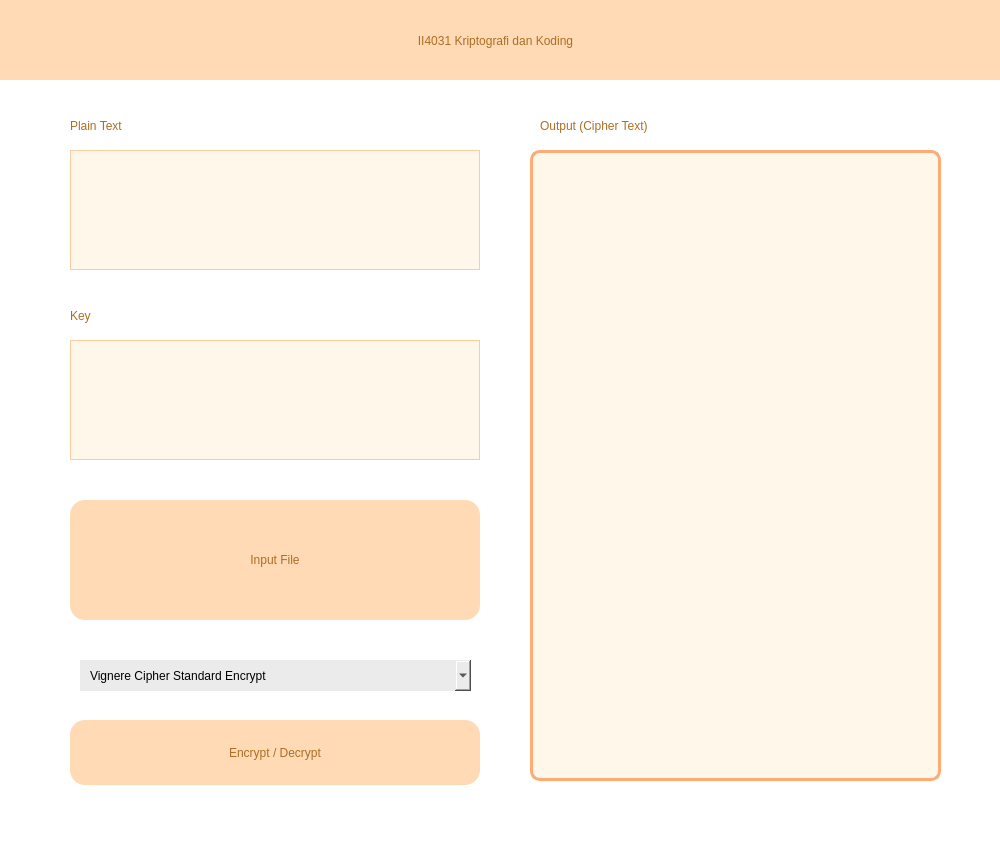
<?xml version="1.0" encoding="UTF-8"?>
<ui version="4.0">
 <class>MainWindow</class>
 <widget class="QMainWindow" name="MainWindow">
  <property name="geometry">
   <rect>
    <x>0</x>
    <y>0</y>
    <width>1000</width>
    <height>850</height>
   </rect>
  </property>
  <property name="windowTitle">
   <string>MainWindow</string>
  </property>
  <property name="styleSheet">
   <string notr="true">background-color: #ffffff</string>
  </property>
  <widget class="QWidget" name="centralwidget">
   <widget class="QPlainTextEdit" name="outputTextArea">
    <property name="geometry">
     <rect>
      <x>530</x>
      <y>150</y>
      <width>411</width>
      <height>631</height>
     </rect>
    </property>
    <property name="styleSheet">
     <string notr="true">QPlainTextEdit{
	border: 3px solid #ffac74;
	border-radius: 10px; 
	color: #ac6e23;
	background-color: #fff7ea;
	padding-left: 5px;
	font: 14pt &quot;MS Shell Dlg 2&quot;;
}
</string>
    </property>
    <property name="plainText">
     <string/>
    </property>
   </widget>
   <widget class="QLabel" name="label_3">
    <property name="geometry">
     <rect>
      <x>540</x>
      <y>110</y>
      <width>251</width>
      <height>31</height>
     </rect>
    </property>
    <property name="styleSheet">
     <string notr="true">color: #ac6e23;
font: 550 14pt &quot;MS Shell Dlg 2&quot;;</string>
    </property>
    <property name="text">
     <string>Output (Cipher Text)</string>
    </property>
   </widget>
   <widget class="QWidget" name="widget" native="true">
    <property name="geometry">
     <rect>
      <x>0</x>
      <y>0</y>
      <width>1000</width>
      <height>80</height>
     </rect>
    </property>
    <property name="styleSheet">
     <string notr="true">QWidget{
	background-color: #ffdab5;
}
</string>
    </property>
    <widget class="QLabel" name="label">
     <property name="geometry">
      <rect>
       <x>280</x>
       <y>20</y>
       <width>431</width>
       <height>41</height>
      </rect>
     </property>
     <property name="styleSheet">
      <string notr="true">color: #ac6e23;
font: 500 18pt &quot;MS Shell Dlg 2&quot;;</string>
     </property>
     <property name="text">
      <string>II4031 Kriptografi dan Koding</string>
     </property>
     <property name="alignment">
      <set>Qt::AlignCenter</set>
     </property>
    </widget>
   </widget>
   <widget class="QPlainTextEdit" name="inputText">
    <property name="geometry">
     <rect>
      <x>70</x>
      <y>150</y>
      <width>410</width>
      <height>120</height>
     </rect>
    </property>
    <property name="styleSheet">
     <string notr="true">QPlainTextEdit{
	font: 10pt &quot;MS Shell Dlg 2&quot;;
	border: 1px solid #ffcca0;
	color: #ac6e23;
	background-color: #fff7ea;
	padding: 10px;
}

QPlainTextEdit:hover {
	border: 3px solid #ffac74;
}
</string>
    </property>
    <property name="plainText">
     <string/>
    </property>
   </widget>
   <widget class="QPushButton" name="inputFileButton">
    <property name="geometry">
     <rect>
      <x>70</x>
      <y>500</y>
      <width>410</width>
      <height>120</height>
     </rect>
    </property>
    <property name="autoFillBackground">
     <bool>false</bool>
    </property>
    <property name="styleSheet">
     <string notr="true">QPushButton {
	font: 500 20pt &quot;MS Shell Dlg 2&quot;;
	border: #ac6e23;
	border-left 2px solid transparent;
	border-radius: 15px; 
	background-color: #ffdab5;
	color: #ac6e23;
}

QPushButton:hover {
	background-color: #ffac74;
}

QPushButton:pressed {
	background-color: #e69b69;
	color: #fff;
}
</string>
    </property>
    <property name="text">
     <string>Input File</string>
    </property>
   </widget>
   <widget class="QComboBox" name="cipherAlgorithmComboBox">
    <property name="geometry">
     <rect>
      <x>80</x>
      <y>660</y>
      <width>391</width>
      <height>31</height>
     </rect>
    </property>
    <property name="styleSheet">
     <string notr="true">QComboBox{
	background-color: #ebebeb;
	font: 75 10pt &quot;MS Shell Dlg 2&quot;;
	padding-left: 10px;
	border: none;
}
</string>
    </property>
    <item>
     <property name="text">
      <string>Vignere Cipher Standard Encrypt</string>
     </property>
    </item>
    <item>
     <property name="text">
      <string>Vignere Cipher Standard Decrypt</string>
     </property>
    </item>
    <item>
     <property name="text">
      <string>Full Vignere Cipher Encrypt</string>
     </property>
    </item>
    <item>
     <property name="text">
      <string>Full Vignere Cipher Decrypt</string>
     </property>
    </item>
    <item>
     <property name="text">
      <string>Auto Key Vignere Cipher Encrypt</string>
     </property>
    </item>
    <item>
     <property name="text">
      <string>Auto Key Vignere Cipher Decrypt</string>
     </property>
    </item>
    <item>
     <property name="text">
      <string>Extended Vignere Cipher Encrypt</string>
     </property>
    </item>
    <item>
     <property name="text">
      <string>Extended Vignere Cipher Decrypt</string>
     </property>
    </item>
    <item>
     <property name="text">
      <string>Playfair Cipher Encrypt</string>
     </property>
    </item>
    <item>
     <property name="text">
      <string>Playfair Cipher Decrypt</string>
     </property>
    </item>
    <item>
     <property name="text">
      <string>Affine Cipher Encrypt</string>
     </property>
    </item>
    <item>
     <property name="text">
      <string>Affine Cipher Decrypt</string>
     </property>
    </item>
    <item>
     <property name="text">
      <string>Hill Cipher Encrypt</string>
     </property>
    </item>
    <item>
     <property name="text">
      <string>Hill Cipher Decrypt</string>
     </property>
    </item>
   </widget>
   <widget class="QLabel" name="label_2">
    <property name="geometry">
     <rect>
      <x>70</x>
      <y>110</y>
      <width>131</width>
      <height>31</height>
     </rect>
    </property>
    <property name="styleSheet">
     <string notr="true">color: #ac6e23;
font: 550 14pt &quot;MS Shell Dlg 2&quot;;</string>
    </property>
    <property name="text">
     <string>Plain Text</string>
    </property>
   </widget>
   <widget class="QPushButton" name="encryptDecryptButton">
    <property name="geometry">
     <rect>
      <x>70</x>
      <y>720</y>
      <width>410</width>
      <height>65</height>
     </rect>
    </property>
    <property name="styleSheet">
     <string notr="true">QPushButton {
	font: 700 11pt &quot;MS Shell Dlg 2&quot;;
	border: none;
	border-left 2px solid transparent;
	border-radius: 15px; 
	background-color: #ffdab5;
	color: #ac6e23;
}

QPushButton:hover {
	background-color: #ffac74;
}

QPushButton:pressed {
	background-color: #e69b69;
	color: #fff;
}
</string>
    </property>
    <property name="text">
     <string>Encrypt / Decrypt</string>
    </property>
   </widget>
   <widget class="QLabel" name="label_4">
    <property name="geometry">
     <rect>
      <x>70</x>
      <y>300</y>
      <width>121</width>
      <height>31</height>
     </rect>
    </property>
    <property name="styleSheet">
     <string notr="true">color: #ac6e23;
font: 550 14pt &quot;MS Shell Dlg 2&quot;;</string>
    </property>
    <property name="text">
     <string>Key</string>
    </property>
   </widget>
   <widget class="QPlainTextEdit" name="inputText_2">
    <property name="geometry">
     <rect>
      <x>70</x>
      <y>340</y>
      <width>410</width>
      <height>120</height>
     </rect>
    </property>
    <property name="styleSheet">
     <string notr="true">QPlainTextEdit{
	font: 10pt &quot;MS Shell Dlg 2&quot;;
	border: 1px solid #ffcca0;
	color: #ac6e23;
	background-color: #fff7ea;
	padding: 10px;
}

QPlainTextEdit:hover {
	border: 3px solid #ffac74;
}
</string>
    </property>
    <property name="plainText">
     <string/>
    </property>
   </widget>
  </widget>
  <widget class="QMenuBar" name="menubar">
   <property name="geometry">
    <rect>
     <x>0</x>
     <y>0</y>
     <width>1000</width>
     <height>26</height>
    </rect>
   </property>
  </widget>
  <widget class="QStatusBar" name="statusbar"/>
 </widget>
 <resources/>
 <connections/>
</ui>
